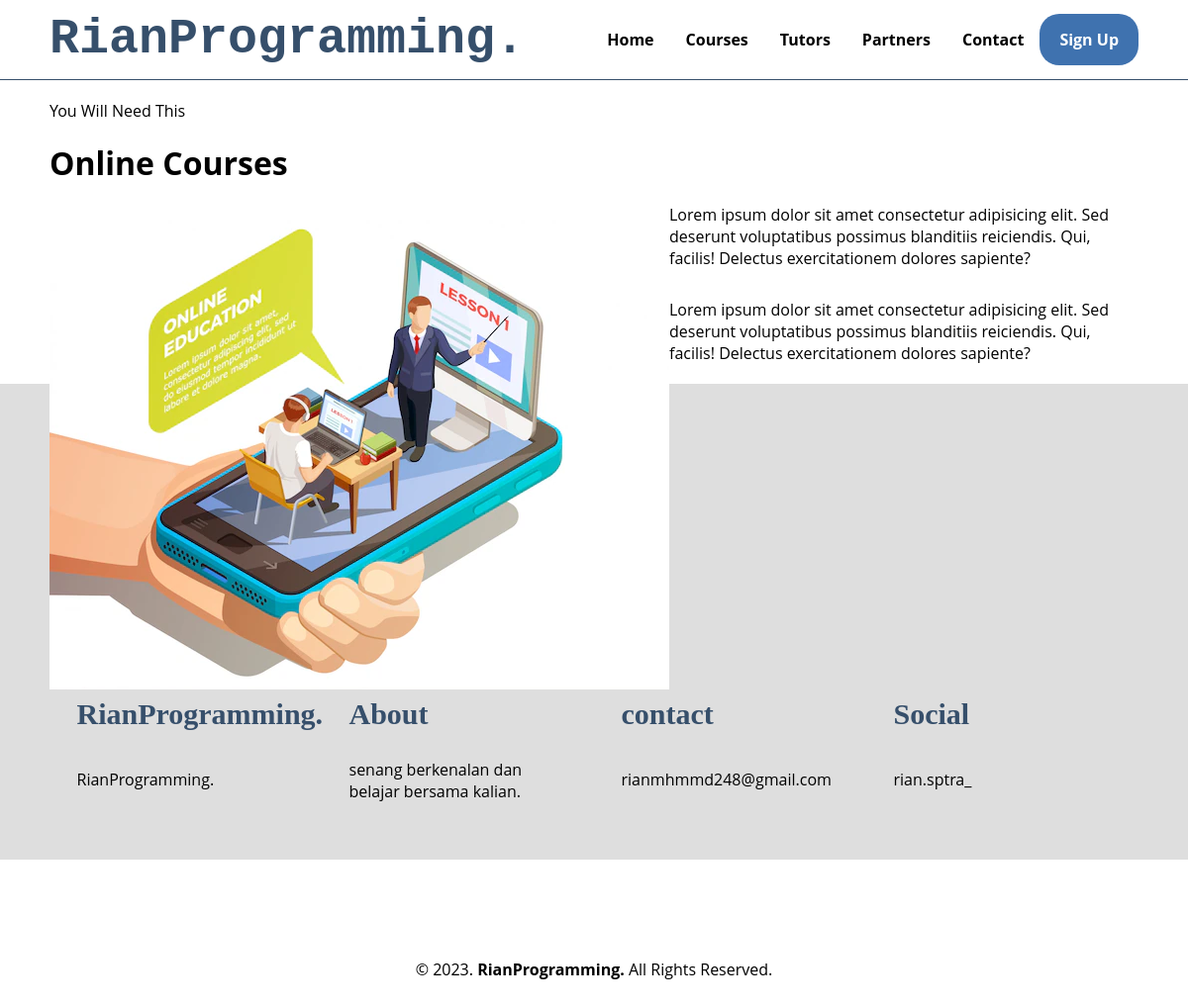
Screenshot of /halaman.php/5/Online Courses with the database file from the repository.
### tables this page shows
CREATE TABLE `halaman` (
  `id` int(11) NOT NULL,
  `judul` varchar(255) NOT NULL,
  `kutipan` varchar(255) NOT NULL,
  `isi` text NOT NULL,
  `tgl_isi` timestamp NOT NULL DEFAULT current_timestamp() ON UPDATE current_timestamp()
);

CREATE TABLE `info` (
  `id` int(11) NOT NULL,
  `judul` varchar(255) NOT NULL,
  `isi` text NOT NULL,
  `tgl_isi` timestamp NOT NULL DEFAULT current_timestamp() ON UPDATE current_timestamp()
);

### inc/inc_fungsi.php (called while the page is built, shortened)
<?php
function url_dasar(){
    $url_dasar  = "http://localhost:8080/".dirname($_SERVER['SCRIPT_NAME']);
    return $url_dasar;
}
function dapatkan_id(){
    $id     ="";
    if(isset($_SERVER['PATH_INFO'])){
        $id = dirname($_SERVER['PATH_INFO']);
        $id = preg_replace("/[^0-9]/","",$id);
    }
    return $id;
}
function set_isi($isi){
    $isi    = str_replace("../gambar/",url_dasar()."/gambar/",$isi);
    return $isi;
}
function ambil_isi_info($id,$kolom){
    global $koneksi;
    $sql1   = "select $kolom from info where id = '$id'";
    $q1   = mysqli_query($koneksi,$sql1);
    $r1     = mysqli_fetch_array($q1);
    return $r1[$kolom];
}

### halaman.php (the view, shortened to what this page needs)
<?php
include_once("inc/inc_koneksi.php");
include_once("inc/inc_fungsi.php");
$id = dapatkan_id();
$sql1   = "select * from halaman where id = '$id'";
$q1     = mysqli_query($koneksi,$sql1);
$r1     = mysqli_fetch_array($q1);
$judul_halaman  = $r1['judul'];
?>
<?php include_once("inc_header.php")?>
<?php
if($judul_halaman == ''){
    echo "<div><p>Maaf data yang kamu maksud tidak ditemukan :(</p></div>";
}else{
    ?>
    <p class="deskripsi"><?php echo $r1['kutipan']?></p>
    <h1><?php echo $r1['judul']?></h1>
    <?php echo set_isi($r1['isi'])?>
    <?php
}
?>
<?php include_once("inc_footer.php")?>

### inc_footer.php
</div>
    <div id="contact">
        <div class="wrapper">
            <div class="footer">
                <div class="footer-section">
                    <h3><?php echo ambil_isi_info('3','judul')?></h3>
                    <?php echo ambil_isi_info('3','isi')?>
                </div>
                <div class="footer-section">
                    <h3><?php echo ambil_isi_info('4','judul')?></h3>
                    <?php echo ambil_isi_info('4','isi')?>
                </div>
                <div class="footer-section">
                    <h3><?php echo ambil_isi_info('2','judul')?></h3>
                    <?php echo ambil_isi_info('2','isi')?>
                </div>
                <div class="footer-section">
                    <h3><?php echo ambil_isi_info('1','judul')?></h3>
                    <?php echo ambil_isi_info('1','isi')?>
                </div>
            </div>
        </div>
    </div>
    <div id="copyright">
        <div class="wrapper">
            &copy; 2023. <b>RianProgramming.</b> All Rights Reserved.
        </div>
    </div>
</body>
</html>

### css/style.css (style rules this page uses)
* { text-decoration: none; margin: 0px; padding: 0px; }
body { margin: 0px; padding: 0px; font-family: 'Open Sans',sans-serif; }
.wrapper { width: 1100px; margin: auto; position: relative; }
p { margin: 10px 0px 10px 0px; padding: 10px 0px 10px 0px; }
#contact { background: #dedede; padding:50px 0px 50px 0px; }
.footer { width: 100%; position: relative; display: flex; flex-wrap: wrap; margin: auto; }
.footer-section { width: 20%; margin: 0 auto; }
h3 { font-family: 'comic sans ms'; font-weight: 800; font-size: 30px; margin-bottom: 20px; color: #364f6b; width: 100%; line-height: 50px; }
#copyright { text-align: center; width: 100%; padding: 50px 0px 50px 0px; margin-top: 50px; }

### rows the page displays
halaman: kutipan "You Will Need This", judul "Online Courses", isi (picture), isi "Lorem ipsum dolor sit amet consectetur adipisicing elit. Sed deserunt voluptatibus possimus blanditiis reiciendis. Qui, facilis! Delectus exercitationem dolores sapiente? Lorem ipsum dolor sit amet consectetur adipisicing elit. Sed deserunt voluptatibus possimus blanditiis reiciendis. Qui, facilis! Delectus exercitationem dolores sapiente?"
info: judul "RianProgramming.", isi "RianProgramming."
info: judul "About", isi "senang berkenalan dan belajar bersama kalian."
info: judul "contact", isi "rianmhmmd248@gmail.com"
info: judul "Social", isi "rian.sptra_"
